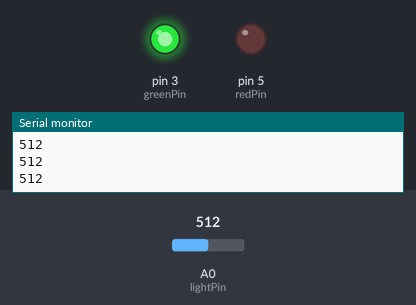
The sketch below on a simulated Arduino Uno, built with avr-gcc and run on an emulated ATmega328P. Parts: output pins drawn as LEDs (lit = HIGH), the last lines printed to the serial monitor. The inputs (shaded band) are chosen by the test bench; at power-on: A0 (lightPin) = 512.

Above: at 1.2 s.
1.3 s: A0 (lightPin) set to 22
2.9 s: A0 (lightPin) set to 18
At 4.4 s:
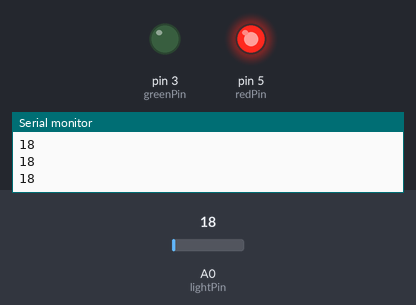
4.7 s: A0 (lightPin) set to 122
At 5.3 s:
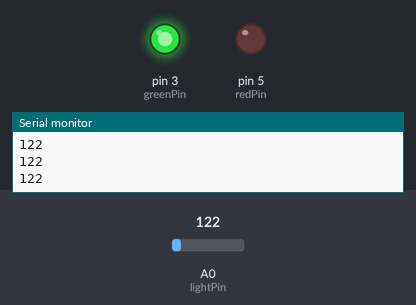
6.5 s: A0 (lightPin) set to 10
At 7.3 s:
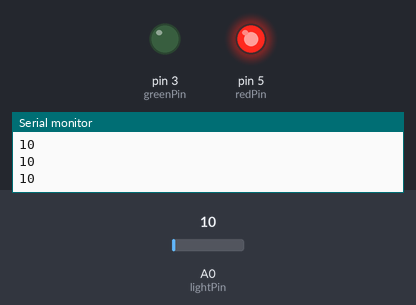
Timing chart, 0 to 9.2 s (numbered marks = the images above; inputs shaded):
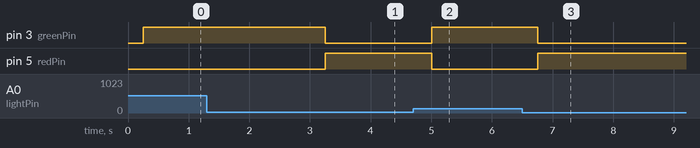

The sketch:

photoresistors1.ino
```cpp
int lightPin=A0;
int lightVal;
int dv=250;
int greenPin=3;
int redPin=5;

void setup() {
  // put your setup code here, to run once:
 pinMode(lightPin,INPUT);
 Serial.begin(9600);
 pinMode(greenPin,OUTPUT);
 pinMode(redPin,OUTPUT);
}

void loop() {
  // put your main code here, to run repeatedly:
lightVal=analogRead(lightPin);
Serial.println(lightVal);
delay(dv);

if(lightVal>20){
  digitalWrite(greenPin,HIGH);
  digitalWrite(redPin,LOW);
}

if(lightVal<20){
  digitalWrite(greenPin,LOW);
  digitalWrite(redPin,HIGH);
}
}
```

Measured:
- the behaviour switches between 20 and 19 on A0 (lightPin) (found by bisection; images 0 and 1)
- after the input at 2.9 s, pin 3 (greenPin): HIGH → LOW after 0.35 s; pin 5 (redPin): LOW → HIGH after 0.35 s
- after the input at 4.7 s, pin 3 (greenPin): LOW → HIGH after 0.31 s; pin 5 (redPin): HIGH → LOW after 0.31 s
- after the input at 6.5 s, pin 3 (greenPin): HIGH → LOW after 0.26 s; pin 5 (redPin): LOW → HIGH after 0.26 s
